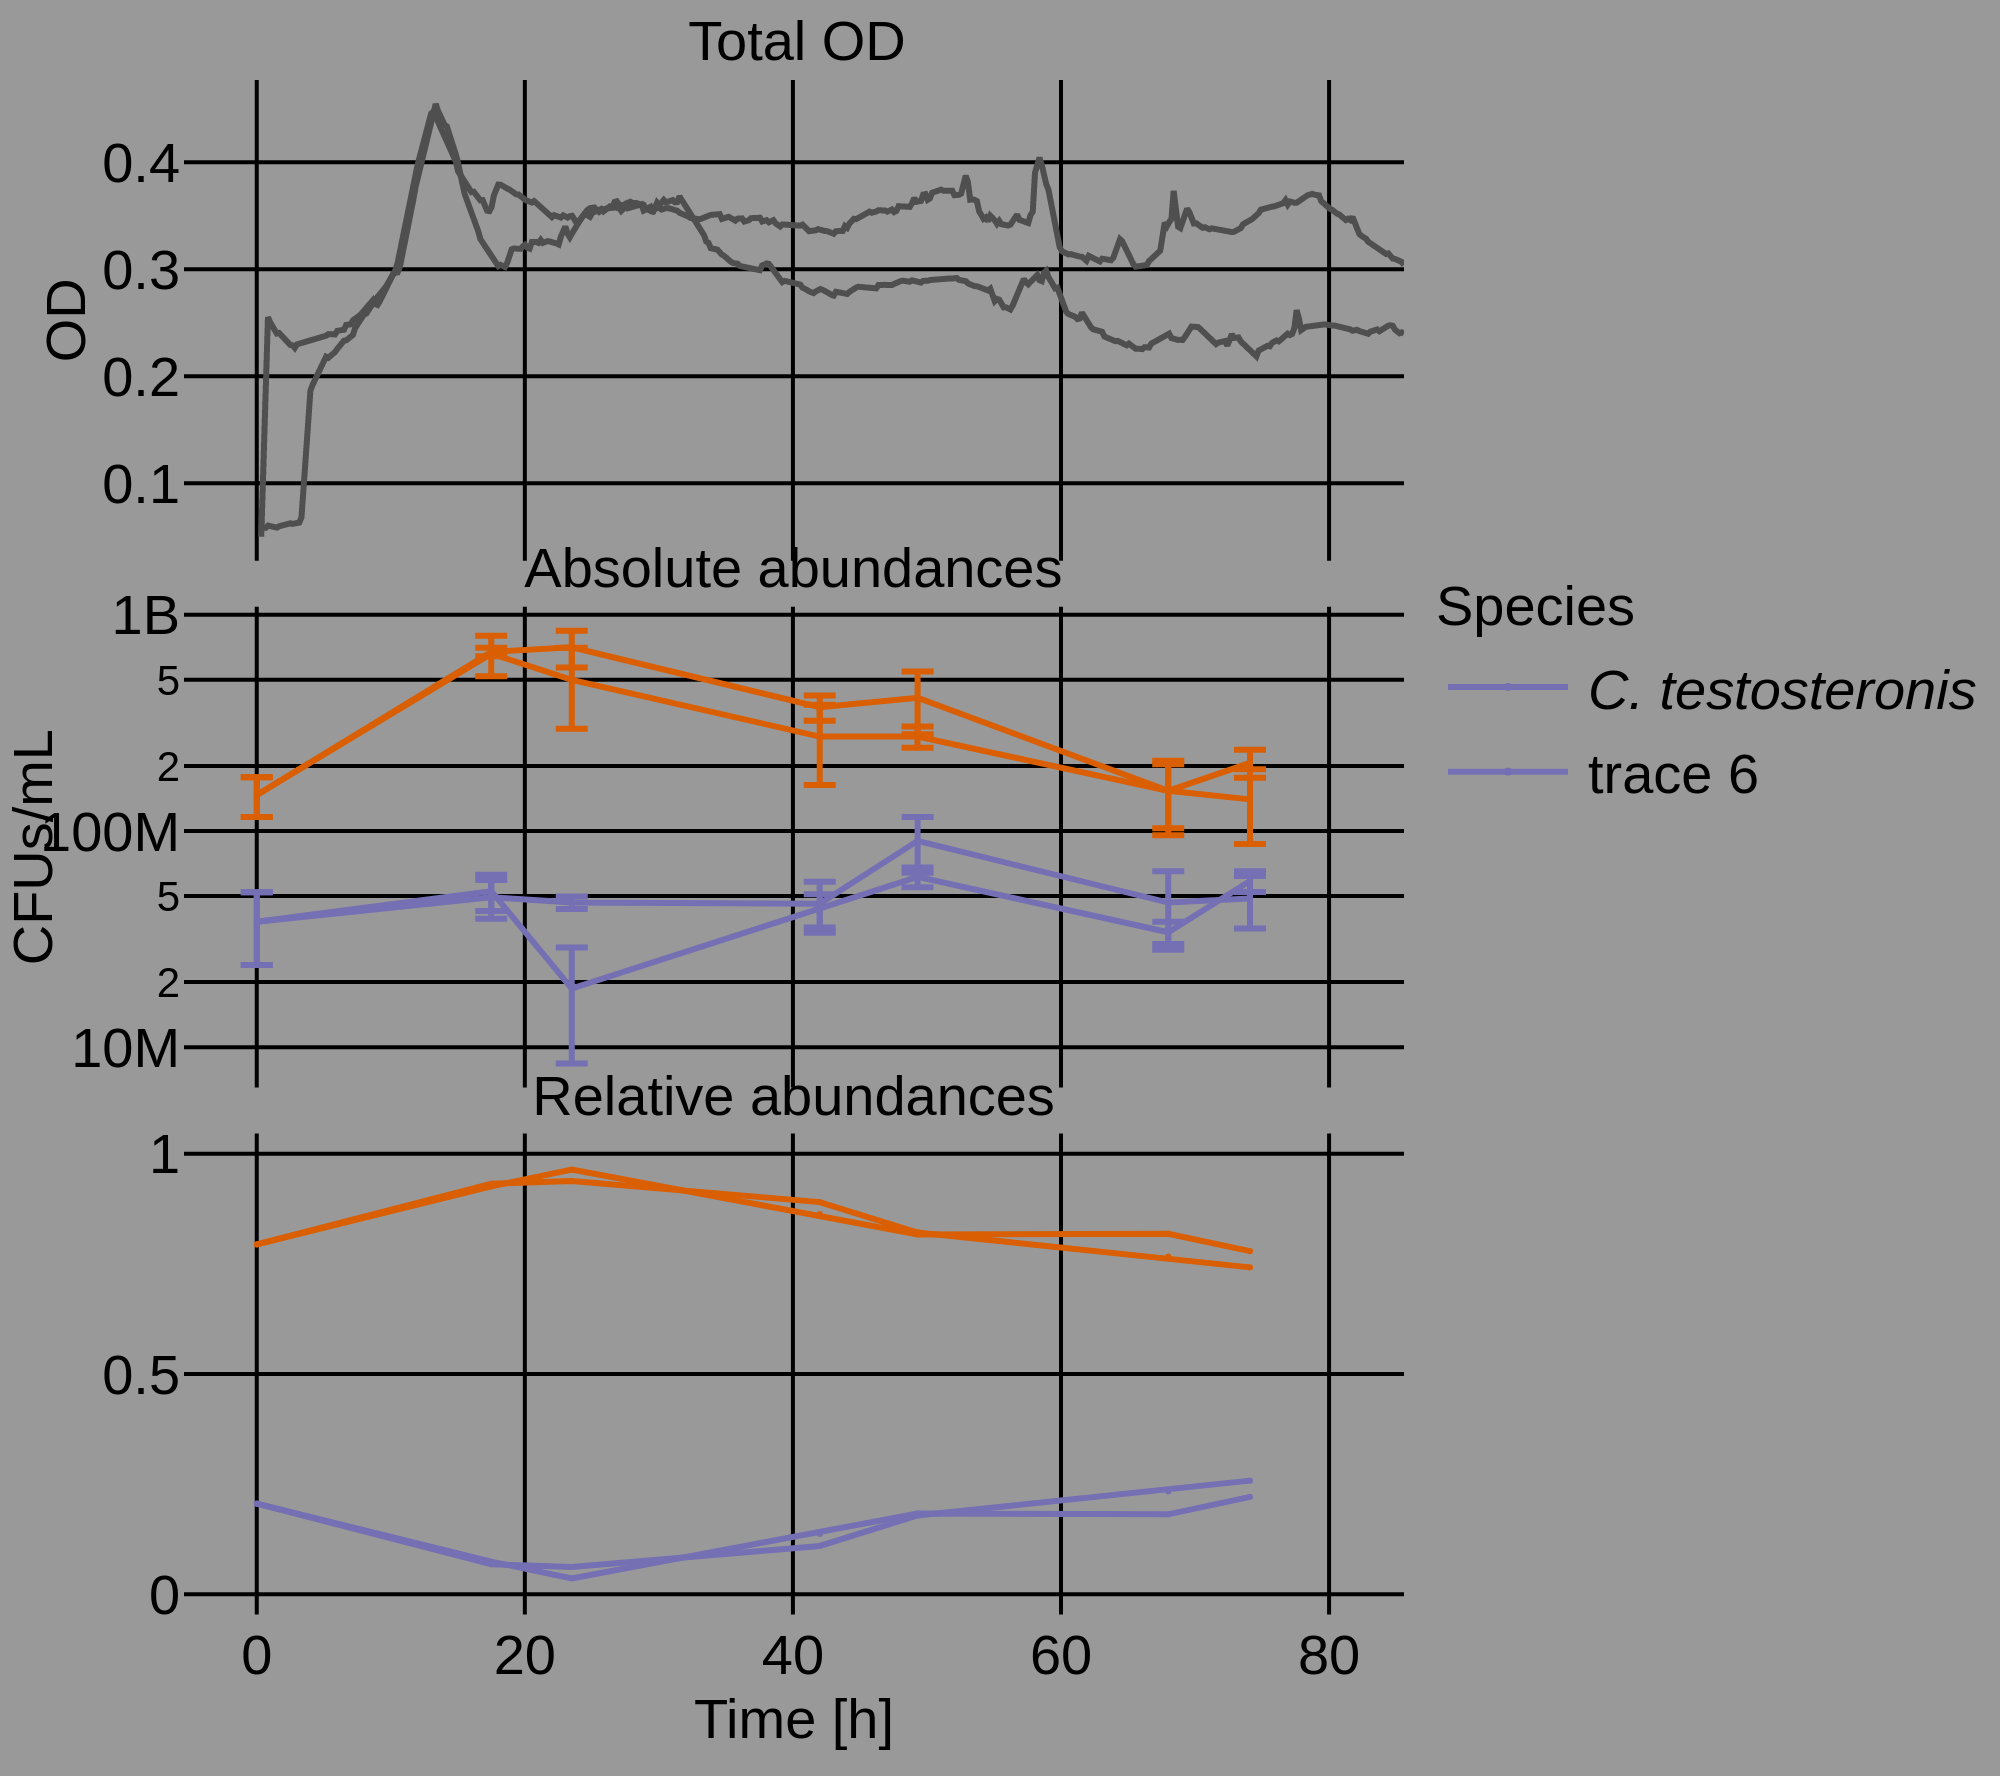

Reproduce this figure in Python.
import plotly.graph_objects as go
from chibio_parser import fluorescence_paresr, cfu_parser, ct_oa_parser
from plotly.subplots import make_subplots
from style_plot import *


def plot_exp():
    Ms, cfus = ct_oa_parser('/home/eric/ChiBioFlow/data/at_oa/240908_ct_oa')
    fig = make_subplots(rows=3,
                        cols=1,
                        shared_xaxes=True,
                        subplot_titles=[
                            'Total OD', 'Absolute abundances',
                            'Relative abundances'
                        ],
                        vertical_spacing=0.03)
    for M in Ms[:-1]:
        fig.add_trace(go.Scatter(x=M['exp_time'],
                                 y=M['od_measured'],
                                 marker=dict(color='#4F4F4F'),
                                 showlegend=False,
                                 hovertext=M['reactor']),
                      row=1,
                      col=1)
    for species in ['ct', 'oa']:
        for M in cfus[species][:-1]:
            fig.add_trace(go.Scatter(x=M['sample_time'],
                                     y=M['average'],
                                     name=abb[species],
                                     marker=dict(color=colors[species]),
                                     error_y=dict(type="data",
                                                  array=M["stdev"].to_list(),
                                                  visible=True),
                                     showlegend=False,
                                     hovertext=M['reactor']),
                          row=2,
                          col=1)

    for species in ['ct', 'oa']:
        for M in cfus[species][:-1]:
            fig.add_trace(go.Scatter(x=M['sample_time'],
                                     y=M['composition'],
                                     marker=dict(color=colors[species]),
                                     showlegend=False,
                                     hovertext=M['reactor']),
                          row=3,
                          col=1)

    fig['data'][3]['showlegend'] = True
    fig['data'][6]['showlegend'] = True
    fig["layout"]['yaxis2']["type"] = "log"
    fig["layout"]['yaxis1']["title"] = "OD"
    fig["layout"]['yaxis2']["title"] = "CFUs/mL"
    fig["layout"]['xaxis3']["title"] = "Time [h]"
    fig.update_layout(
        legend=dict(
            title='Species',
            y=0.6,  # Position the legend vertically; adjust as needed for placement
        ),
        width=width,
        height=height)
    fig.update_layout(width=width / 2, height=height / 1.8)
    fig = style_plot(fig, marker_size=1.5)
    fig.write_image('plot.png', scale=4)
    fig.show()


plot_exp()
